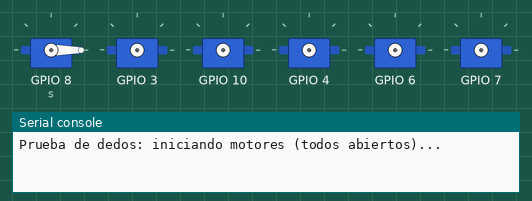
Recording of a program running on a simulated ESP32 board running MicroPython. Parts: 6 × servo, the last lines printed to the serial console. Servo angles are drawn from the pulse width (0.5 ms = 0°, 2.5 ms = 180°).

Above: at 0.1 s.
At 4.1 s:
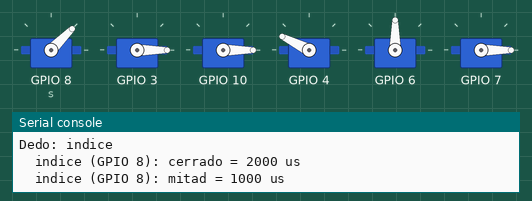
At 8.6 s:
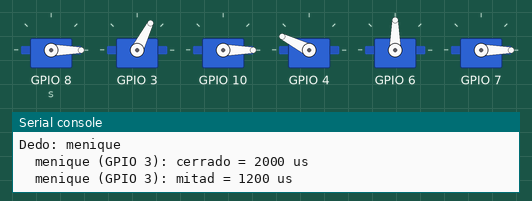
At 17.6 s:
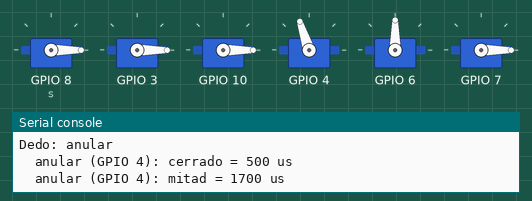
At 26.6 s:
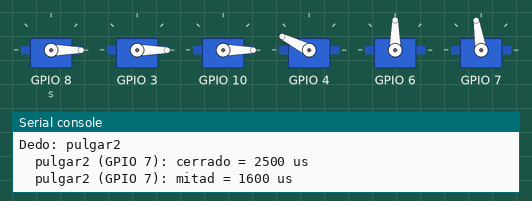
At 39.1 s:
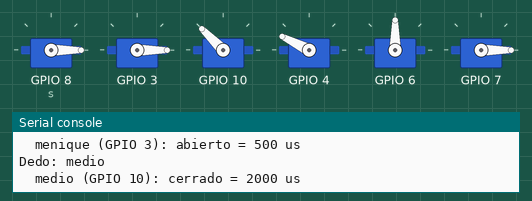
Timing chart, 0 to 40.0 s (numbered marks = the images above):
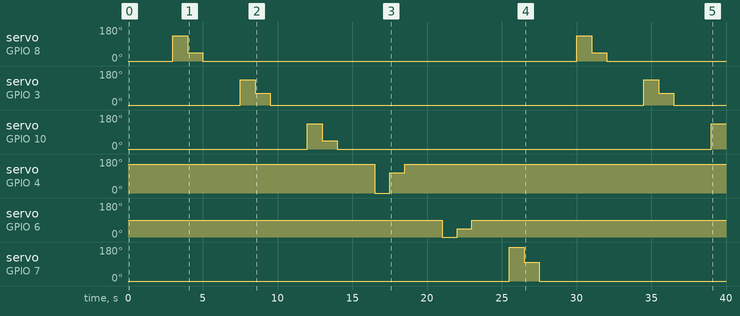

Measured:
- by itself, servo on GPIO 8 (s): 0° → 135° at 3.0 s, → 45° 1.0 s later, → 0° 1.0 s later, → 135° 25.0 s later, … (6 changes in this stretch)
- by itself, servo on GPIO 3: 0° → 135° at 7.5 s, → 63° 1.0 s later, → 0° 1.0 s later, → 135° 25.0 s later, … (6 changes in this stretch)
- by itself, servo on GPIO 10: 0° → 135° at 12.0 s, → 45° 1.0 s later, → 0° 1.0 s later, → 135° 25.0 s later
- by itself, servo on GPIO 4: 153° → 0° at 16.5 s, → 108° 1.0 s later, → 153° 1.0 s later
- by itself, servo on GPIO 6: 90° → 0° at 21.0 s, → 45° 1.0 s later, → 90° 1.0 s later
- by itself, servo on GPIO 7: 0° → 180° at 25.5 s, → 99° 1.0 s later, → 0° 1.0 s later

The program:

prueba_dedos.py
```python
# prueba_dedos.py  —  Prueba cada dedo POR SEPARADO, solo, sin PC
# -----------------------------------------------------------------------------
# Para revisar el cableado y la calibración de cada servo.
#
# Cómo usarlo (en tu PCB no se pueden conectar USB y 12 V a la vez):
#   1. Sin 12 V y con USB: en Thonny sube ESTE archivo a la placa con el nombre
#      main.py (reemplaza temporalmente al main.py de la mano).
#   2. Desconecta el USB y conecta los 12 V: la placa arranca sola y mueve los
#      dedos uno por uno, REPETICIONES veces, y termina con la mano abierta.
#   3. Al terminar: quita los 12 V, conecta el USB y vuelve a subir el main.py
#      de la mano (ProyectoPGC\firmware\esp32\main.py).
#
# Orden de cada dedo: abierto -> cerrado -> mitad -> abierto, con PAUSA s entre
# posiciones. Antes de cada dedo, el dedo anterior queda abierto.
# dedos_config es el mismo del código original (las pruebas del PC lo comparan).
# -----------------------------------------------------------------------------
from machine import Pin, PWM
import time

REPETICIONES = 3     # vueltas completas por los 6 dedos
PAUSA = 1.0          # segundos en cada posición
PAUSA_ENTRE_DEDOS = 1.5

dedos_config = {
    "indice":   {"pin": 8,  "abierto": 500,  "cerrado": 2000, "mitad": 1000},
    "menique":  {"pin": 3,  "abierto": 500,  "cerrado": 2000, "mitad": 1200},
    "medio":    {"pin": 10, "abierto": 500,  "cerrado": 2000, "mitad": 1000},
    "anular":   {"pin": 4,  "abierto": 2200, "cerrado": 500,  "mitad": 1700},
    "pulgar":   {"pin": 6,  "abierto": 1500, "cerrado": 500,  "mitad": 1000},  # antes abierto era 10: calibrar
    "pulgar2":  {"pin": 7,  "abierto": 500,  "cerrado": 2500, "mitad": 1600},
}

print("Prueba de dedos: iniciando motores (todos abiertos)...")
for nombre, cfg in dedos_config.items():
    s = PWM(Pin(cfg["pin"]), freq=50)
    s.duty_ns(int(cfg["abierto"] * 1000))
    cfg["servo"] = s
    time.sleep(0.5)


def poner(nombre, posicion):
    cfg = dedos_config[nombre]
    us = cfg[posicion]
    print("  {} (GPIO {}): {} = {} us".format(nombre, cfg["pin"], posicion, us))
    cfg["servo"].duty_ns(int(us * 1000))
    time.sleep(PAUSA)


for vuelta in range(REPETICIONES):
    print("Vuelta {} de {}".format(vuelta + 1, REPETICIONES))
    for nombre in dedos_config:
        print("Dedo:", nombre)
        for posicion in ("cerrado", "mitad", "abierto"):
            poner(nombre, posicion)
        time.sleep(PAUSA_ENTRE_DEDOS)

print("Prueba de dedos terminada: mano abierta.")
```
